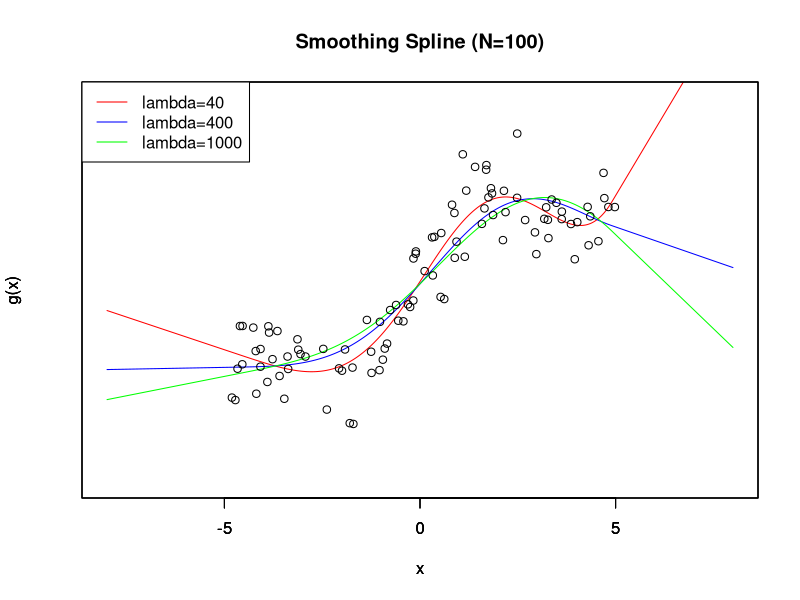
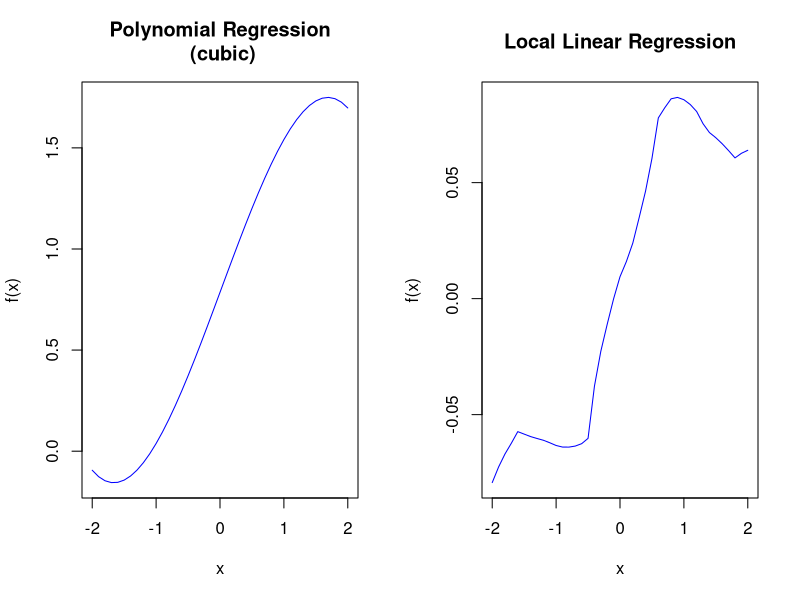

The R source for these figures, in order:
## ---- chunk 1
knitr::opts_chunk$set(echo = FALSE)
## ---- chunk 2
G= function(x){
  n= length(x); g= matrix(0, nrow= n, ncol= n)
  for(i in 3:(n)) for(j in i:n){
    g[i, j]= 12*(x[n]-x[n-1])*(x[n-1]-x[j-2])*(x[n-1]-x[i-2])/(x[n]-x[i-2])/
      (x[n]-x[j-2])+(12*x[n-1]+6*x[j-2]-18*x[i-2])*(x[n-1]-x[j-2])^2/
      (x[n]-x[i-2])/(x[n]-x[j-2])
    g[j, i]= g[i, j]
  }
  return(g)
}
## ---- chunk 3
d= function(j, x, knots){
  K= length(knots)
  (max((x-knots[j])^3, 0)-max((x-knots[K])^3, 0))/(knots[K]-knots[j])
}

h= function(j, x, knots){
  K= length(knots)
  if (j==1) return(1)
  else if (j==2) return(x)
  else return(d(j-2, x, knots)-d(K-1, x, knots))
}

n= 100; x= runif(n, -5, 5); y=x+sin(x)*2+rnorm(n)
index= order(x); x= x[index]; y= y[index]; knots= x
X= matrix(nrow= n, ncol= n); X[, 1]= 1
for (j in 2:n) for (i in 1:n){
  X[i, j]= h(j, x[i], x)
}
G= matrix(0, n, n) # G= matrix(0, n, n)
for (i in 3:n){
  G[i, i]= 1
}

lambda.set= c(40, 400, 1000); col.set= c('red', 'blue', 'green')
for (i in 1:3){
  lambda= lambda.set[i]
  gamma= solve(t(X)%*%X + lambda*G)%*%t(X)%*%y
  g= function(u){
    S= gamma[1]; for (j in 2:n){
      S= S+gamma[j]*h(j, u, x)
    }
      return(S)
  }
  u.seq= seq(-8, 8, 0.02); v.seq= NULL
  for (u in u.seq){
    v.seq= c(v.seq, g(u))
  }
  plot(u.seq, v.seq, type= 'l', yaxt= 'n', xlab= 'x', ylab= 'g(x)', ylim= c(-8, 8), col= col.set[i])
  par(new= TRUE)
}
points(x, y); legend('topleft', paste0('lambda=', lambda.set), col= col.set, lty= 1)
title('Smoothing Spline (N=100)')
## ---- chunk 4
D=function(t) max(0.75*(1-t^2),0)
K=function(x,y,lambda) D(abs(x-y)/lambda)

local=function(x,y,z=x){
X=cbind(rep(1,n),x); yy=NULL; beta.hat=array(dim=2)
for(u in z){
w=array(dim=n); for(i in 1:n)w[i]=K(x[i],u,lambda=1); W=diag(w)
beta.hat= solve(t(X)%*%W%*%X)%*%t(X)%*%W%*%y; yy=c(yy,beta.hat[1]+beta.hat
[2]*u)
  }
  return(yy)
}

poly=function(x,y,z=x){
n=length(x);m=length(z); X=cbind(rep(1,n),x,x^2,x^3); yy=array(dim=n);
beta.hat=array(dim=4); beta.hat= solve(t(X)%*%X)%*%t(X)%*%y;
X=cbind(rep(1,m),z,z^2,z^3); yy= X%*% beta.hat
return(yy)
}

n=30; x=runif(n)*2*pi-pi; y=sin(x)+rnorm(1)
y.1=0; y.2=0; for(k in 1:10){y.1=poly(x,y-y.2); y.2= local(x,y-y.1)}
z=seq(-2,2,0.1); par(mfrow=c(1,2))
plot(z,poly(x,y.1,z),type="l", xlab="x", ylab="f(x)", main="Polynomial Regression
 (cubic)",col="blue")
plot(z,local(x,y.2,z),type="l", xlab="x", ylab="f(x)", main="Local Linear Regression",col="blue")
